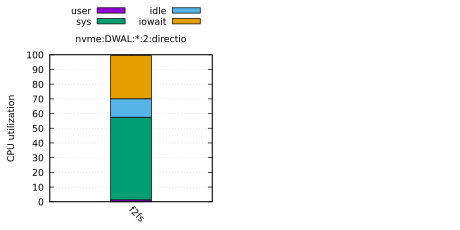

The script that saved this image:
# LOG_FILE = logs/2025-09-27-17-38-34.029657/fxmark.log
# SYSTEM = Linux fvm 5.15.0d3846e8+ #2 SMP Sat Sep 27 17:03:46 UTC 2025 x86_64 x86_64 x86_64 GNU/Linux
# DISK_SIZE = 1G
# DURATION = 300s
# DIRECTIO = bufferedio,directio
# MEDIA_TYPES = ssd,hdd,nvme,mem
# FS_TYPES = tmpfs,ext4,ext4_no_jnl,xfs,btrfs,f2fs
# BENCH_TYPES = DWAL,DWOL,DWOM,DWTL,DWSL,MWRL,MWRM,MWCL,MWCM,MWUM,MWUL,filebench_varmail,filebench_oltp,filebench_fileserver,dbench_client,MRPL,MRPM,MRPH,MRDM,MRDL,DRBH,DRBM,DRBL
# NCORES = 1,2,4
# CORE_SEQ = 0,1,2,3
# MODEL_NAME = AMD Ryzen 5 5600 6-Core Processor
# PHYSICAL_CHIPS = 1
# CORE_PER_CHIP = 4
# SMT_LEVEL = 1
# NUM_TEST_CONF = 1

set term pdfcairo size 4.6in,2.3in font ',10'
set_out='set output "`if test -z $OUT; then echo util.2.pdf; else echo $OUT; fi`"'
eval set_out
set multiplot layout 1,2

set grid y
set style data histograms
set style histogram rowstacked
set boxwidth 0.5
set style fill solid 1.0 border -1
set ytics 10

set title 'nvme:DWAL:*:2:directio'
set xlabel ''
set ylabel 'CPU utilization'
set yrange [0:100]
set xtics rotate by -45
set key out horiz
set key center top

# nvme:*:DWAL:2
plot '-' using 2:xtic(1) title 'user', '' using 3 title 'sys', '' using 4 title 'idle', '' using 5 title 'iowait'
  # ['user.util', 'sys.util', 'idle.util', 'iowait.util']
  "f2fs" 1.34045 56.1932 12.5279 29.4575
e
  # ['user.util', 'sys.util', 'idle.util', 'iowait.util']
  "f2fs" 1.34045 56.1932 12.5279 29.4575
e
  # ['user.util', 'sys.util', 'idle.util', 'iowait.util']
  "f2fs" 1.34045 56.1932 12.5279 29.4575
e
  # ['user.util', 'sys.util', 'idle.util', 'iowait.util']
  "f2fs" 1.34045 56.1932 12.5279 29.4575
e

unset multiplot
set output
